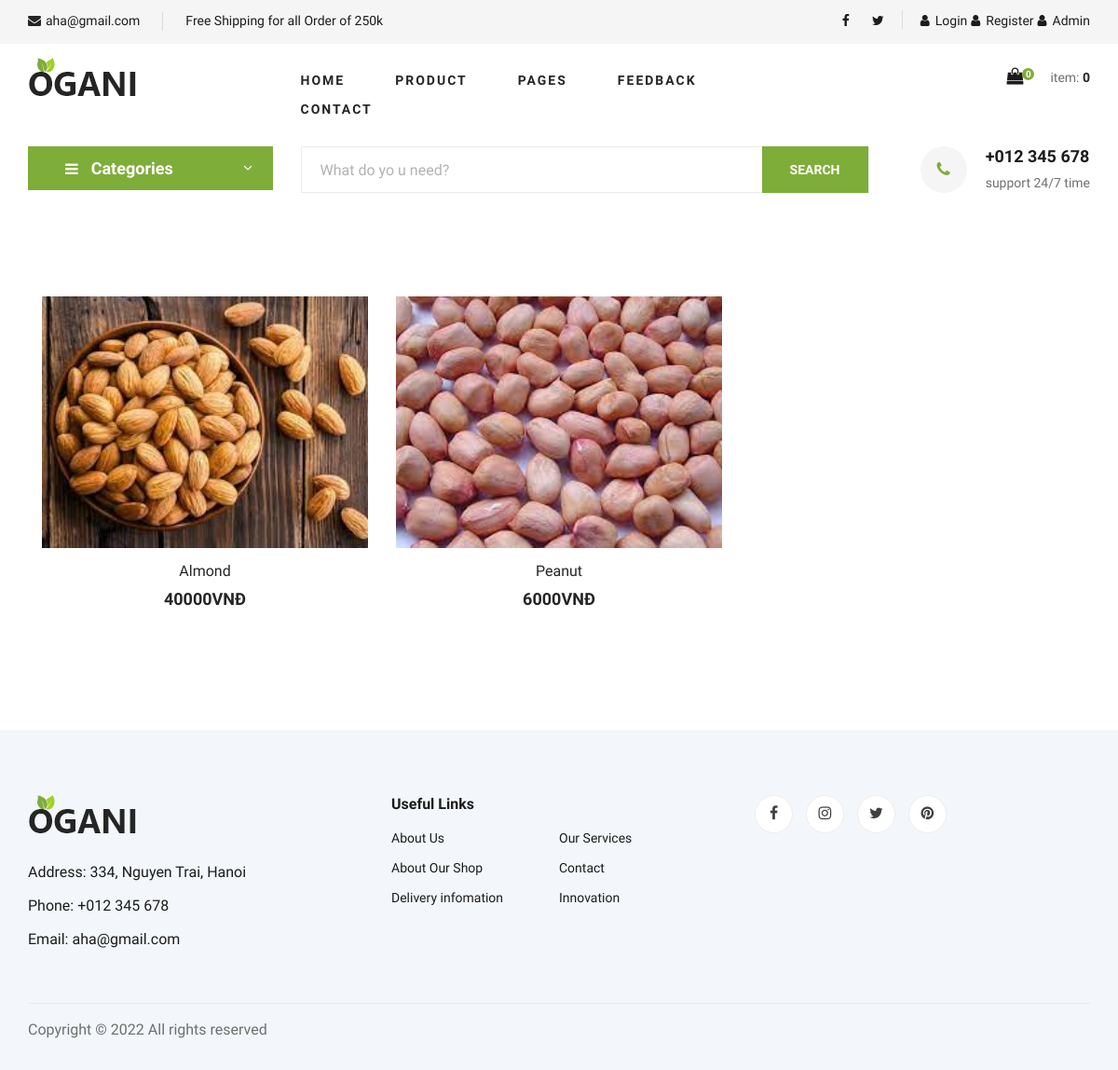
Before: /driedfruit/ with the older database file.
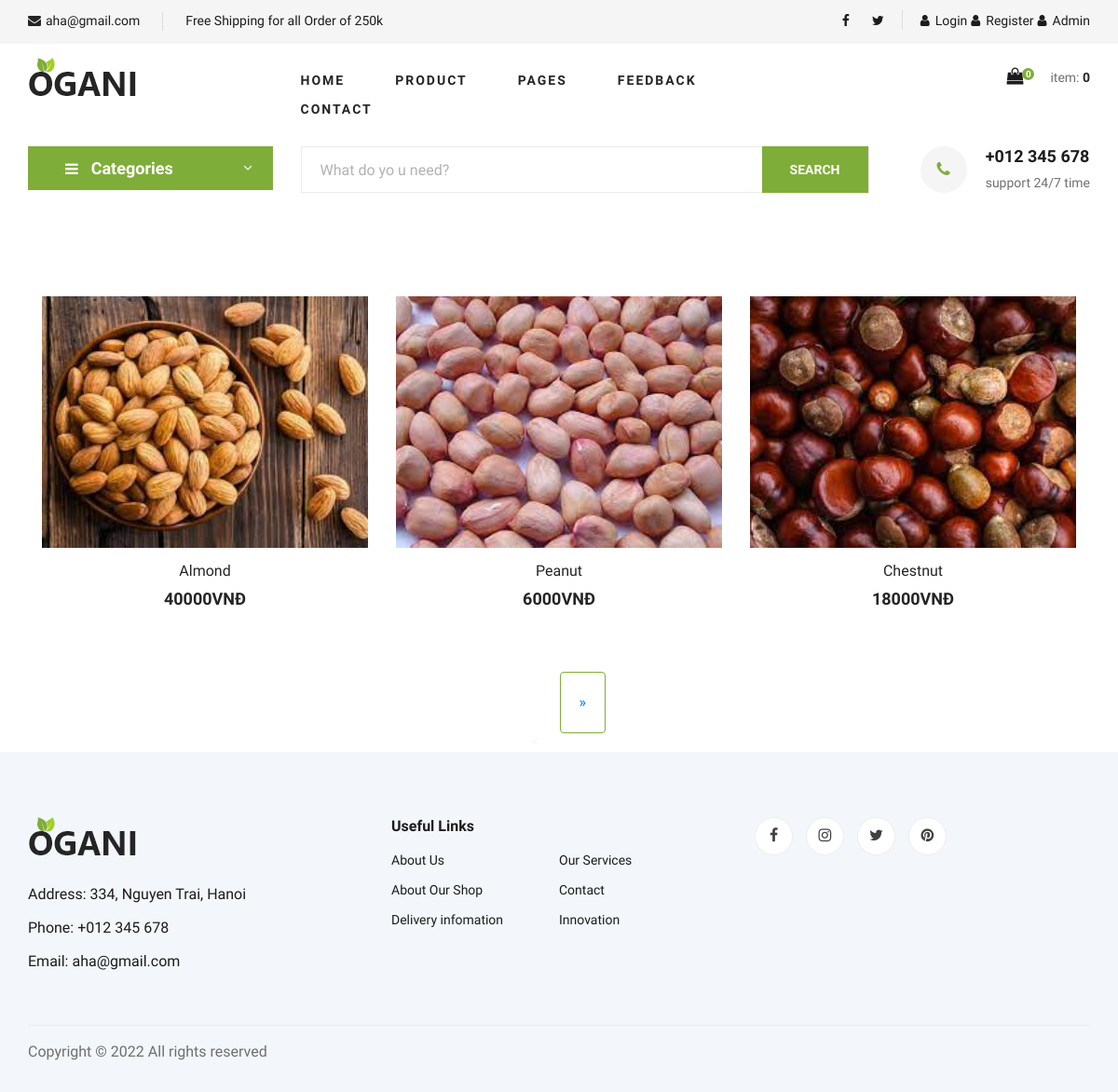
After: the same page with the newer database file.
### product/models.py (models this page shows)
class Product(models.Model):
    category = models.ForeignKey(Category, on_delete=models.CASCADE)
    title = models.CharField(max_length=255, default='')
    description = models.TextField(default='')
    price = models.IntegerField(default='')
    active = models.BooleanField(default=True)
    product_img = models.ImageField(upload_to="product_images/%y", null=True, blank=True)

### product/views.py (the view)
# urls.py: path('driedfruit/', views.driedfruit, name='driedfruit'),
def driedfruit(request):
    dried_products =    Product.objects.filter(Q(category_id=3))
    p = Paginator(dried_products, 3)
    page_number = request.GET.get('page',1)
    page_obj = p.page(page_number)
    context = {'product_item': page_obj}
    return render(request,'product/driedfruit.html',context )

### product/templates/product/driedfruit.html (shortened to what this page needs)
{% extends 'homepage/base.html' %} {% block title %}AHA | Dried Fruit{% endblock %} {% block content %} {% include 'homepage/hero_section.html' %}
<section class="product spad">
    <div class="container">
        <div class="col-lg-12 col-md-7">
            <div class="row">
                {% for j in product_item %} {% if j.category_id == 3 %}
                <div class="col-lg-4 col-md-6 col-sm-6">
                    <div class="product__item">
                        <div class="product__item__pic set-bg" data-setbg="{{j.product_img.url}}">
                        </div>
                        <div class="product__item__text">
                            <h6><a href="{% url 'product_app:details' j.id %}">{{ j.title }}</a></h6>
                            <h5>{{ j.price }}VNĐ</h5>
                        </div>
                    </div>
                </div>
                {% endif %} {% endfor %}
            </div>
        </div>
    </div>
</section>
<div class="row">
    <div class="col-lg-12">
        {% if product_item.has_other_pages %}
        <ul class="pagination" style="margin-left: 570px;">
            {% if product_item.has_previous %}
            <li><a class="pagination" style=" margin-top: -62px; margin-left :14px; margin-bottom: 50px; border: 1px ridge #7fad39; size: 50px; padding: 20px;" href="?page={{ product_item.previous_page_number }}">&laquo;</a></li>
            {% else %}
            <li style="color: aliceblue;" class="disabled"><span>&laquo;</span></li>
            {% endif %}  {% if product_item.has_next %}
            <li style="size: 50px;"><a class="pagination" href="?page={{ product_item.next_page_number }}" style="margin-top: -62px; margin-left :23px; border: 1px ridge #7fad39; size: 50px; padding: 20px;">&raquo;</a></li>
            {% else %}
            <li style="color:antiquewhite ;" class="disabled"><span>&raquo;</span></li>
            {% endif %}
        </ul>
        {% endif %}
    </div>
</div>
{% endblock %}

Changed rows visible on the page:
added Product: shows a picture, title "Chestnut", price "18000"
